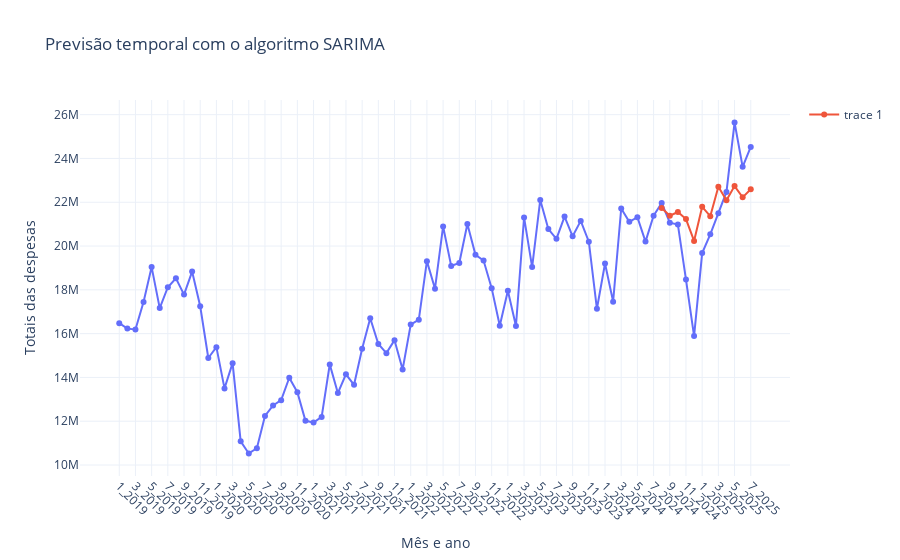

Notebook cell for this chart:
### Code cell
fig = grafico_base('Previsão temporal com o algoritmo SARIMA')

fig.add_trace(
    go.Scatter(
        x = test.mes,
        y = pred_sarima
    )
)

fig.update_traces(mode='lines+markers', line=dict(width=2))
fig.update_xaxes(tickangle=45)
fig.update_layout(
    template='plotly_white',
    hovermode='x unified'
    )

fig.show()
